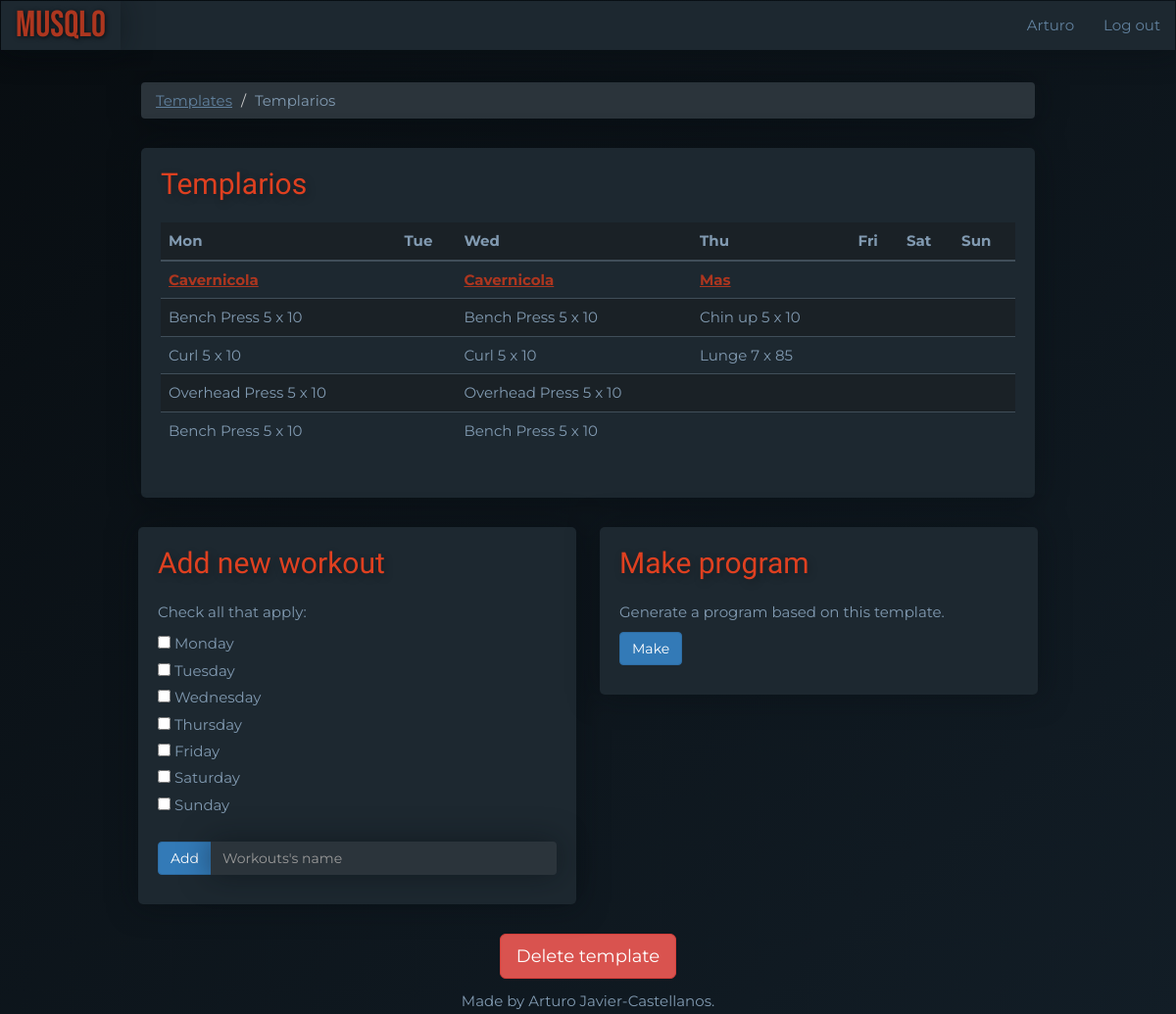
The page /program-templates/1 (signed in) on the database its author committed.
### main.py (models this page shows)
class User(UserMixin, db.Model):
    __tablename__ = "users"
    id = Column(Integer, primary_key=True)
    email = Column(String(100), unique=True)
    password = Column(String(100))
    name = Column(String(100))
    program_templates = relationship("ProgramTemplate", back_populates="user")
    programs = relationship("Program", back_populates="user")

class ProgramTemplate(db.Model):
    __tablename__ = "programTemplates"
    id = Column(Integer, primary_key=True)
    user_id = Column(Integer, ForeignKey("users.id"))
    user = relationship("User", back_populates="program_templates")
    name = Column(String(250), nullable=False)
    workout_templates = relationship("WorkoutTemplate", back_populates="parent_program_template")

class WorkoutTemplate(db.Model):
    __tablename__ = "workoutTemplates"
    id = Column(Integer, primary_key=True)
    name = Column(String(250), nullable=False)
    program_template_id = Column(Integer, ForeignKey("programTemplates.id"))
    parent_program_template = relationship("ProgramTemplate", back_populates="workout_templates")
    exercise_templates = relationship("ExerciseTemplate", back_populates="parent_workout_template")
    days = relationship('Day',
                        secondary="workoutdays",
                        back_populates="workout_templates")

class Day(db.Model):
    __tablename__ = "days"
    id = Column(Integer, primary_key=True)
    name = Column(String(200), nullable=False)
    workout_templates = relationship('WorkoutTemplate',
                                     secondary="workoutdays",
                                     back_populates="days")

### main.py (the view, shortened to what this page needs)
@app.route("/program-templates/<int:program_template_id>", methods=["GET", "POST"])
@protect_program_template
def show_program_template(program_template_id):
    current_program_template = ProgramTemplate.query.get(program_template_id)
    daily_workouts = []
    most_workouts_in_one_day = 0
    for day_id in range(1, 8):
        day = Day.query.get(day_id)
        workouts = [workout_template for workout_template in current_program_template.workout_templates if day in workout_template.days]
        daily_workouts.append(workouts)
        if len(workouts) > most_workouts_in_one_day:
            most_workouts_in_one_day = len(workouts)
    workout_layers = []
    for num in range(most_workouts_in_one_day):
        workout_layer = []
        for workouts in daily_workouts:
            try:
                new_workout = workouts[num]
            except IndexError:
                workout_layer.append(0)
            else:
                workout_layer.append(new_workout)
        workout_layers.append(workout_layer)
    exercise_layers = []
    for workout_layer in workout_layers:
        most_exercises_in_layer = 0
        for element in workout_layer:
            if isinstance(element, WorkoutTemplate):
                if len(element.exercise_templates) > most_exercises_in_layer:
                    most_exercises_in_layer = len(element.exercise_templates)
        exercise_layer = []
        for row_number in range(most_exercises_in_layer):
            row = []
            for day_number in range(7):
                element = workout_layer[day_number]
                if isinstance(element, WorkoutTemplate):
                    try:
                        new_exercise = element.exercise_templates[row_number]
                    except IndexError:
                        row.append(0)
                    else:
                        row.append(f"{new_exercise.type} {len(new_exercise.set_templates)} x {new_exercise.set_templates[0].reps}")
                else:
                    row.append(0)
            exercise_layer.append(row)
        exercise_layers.append(exercise_layer)
    new_workout_form = NewWorkoutForm()
    return render_template("show-program-template.html",
                           form=new_workout_form,
                           template=current_program_template,
                           workout_layers=workout_layers,
                           exercise_layers=exercise_layers
                           )

### forms.py
class NewWorkoutForm(FlaskForm):
    name = StringField("Workout's name", validators=[DataRequired()])
    days = MultiCheckboxField(
        "Days of the week",
        choices=[
                ('1', 'Monday'),
                ('2', 'Tuesday'),
                ('3', 'Wednesday'),
                ('4', 'Thursday'),
                ('5', 'Friday'),
                ('6', 'Saturday'),
                ('7', 'Sunday'),
            ],
        validators=[DataRequired()])
    add = SubmitField("Add")

### main.py (called while the page is built)
@login_manager.user_loader
def load_user(user_id):
    try:
        return User.query.get(int(user_id))
    except ValueError:
        return None

def protect_program_template(f):
    @wraps(f)
    def decorated_function(program_template_id, *args, **kwargs):
        requested_program_template = ProgramTemplate.query.get(program_template_id)
        if requested_program_template.user_id != current_user.id:
            return abort(403)
        return f(program_template_id, *args, **kwargs)
    return decorated_function

### templates/show-program-template.html (shortened to what this page needs)
{% extends 'bootstrap/base.html' %}
{% block content %}
{% include "header.html" %}
<ol class="breadcrumb">
  <li><a href="{{url_for('dashboard')}}">Templates</a></li>
  <li class="active">{{ template.name }}</li>
</ol>
<div class="card">
    <h2 class="card-title">{{ template.name }}</h2>
    <div class="table-responsive">
    <table class="table">
        <thead>
            <tr>
                <th>Mon</th>
                <th>Tue</th>
                <th>Wed</th>
                <th>Thu</th>
                <th>Fri</th>
                <th>Sat</th>
                <th>Sun</th>
            </tr>
        </thead>
        <tbody>
        {% for n in range(workout_layers|length):%}
            <tr>
                {% for element in workout_layers[n]: %}
                    {% if element is integer: %}
                        <td></td>
                    {% else: %}
                        <td><a href=" {{ url_for('show_workout_template', workout_template_id=element.id) }}"><b>{{element.name}}</b></a></td>
                    {% endif %}
                {% endfor %}
            </tr>
            {% for row in exercise_layers[n]:%}
                <tr>
                    {% for cell in row %}
                         {% if cell is integer: %}
                            <td></td>
                        {% else: %}
                            <td>{{cell}}</td>
                        {% endif %}
                    {% endfor %}
                </tr>
            {% endfor %}
        {% endfor %}
        </tbody>
    </table>
    </div>
</div>
    <div class="row">
        <div class="col-lg-6">
            <div class="card">
                 <h2 class="card-title">Add new workout</h2>
                    <form action="" method="post" role="form">
                    <p>Check all that apply:</p>
                    {% for choice in form.days %}
                        {{ choice(class="form-check-input") }}
                        {{ choice.label(class="form-check-label") }}
                    {% endfor %}
                    <div class="input-group">
                        <span class="input-group-btn">
                        {{ form.add(class_="btn btn-primary") }}
                        </span>
                        {{ form.name(class_="form-control", placeholder="Workouts's name") }}
                    </div>
                    </form>
            </div>
        </div>
        <div class="col-lg-6">
            <div class="card">
                <h2 class="card-title">Make program</h2>
                <p>Generate a program based on this template.</p>
                <a class="btn btn-primary" href="{{url_for('make_program', program_template_id=template.id)}}">Make</a>
            </div>
        </div>
    </div>
    <div class="text-center">
        <a href="{{url_for('delete_program_template', program_template_id=template.id)}}" class="btn btn-danger btn-lg" role="button">Delete template</a>
    </div>
{% include "footer.html" %}
{% endblock %}

### templates/header.html (shortened to what this page needs)
<!DOCTYPE html>
<html lang="en">
<head>
    <link href="{{ url_for('static', filename='css/styles.css')}}" rel="stylesheet">
</head>
<body>
<div id="wrap">
<nav class="navbar navbar-inverted" role="navigation">
  <div class="navbar-header">
    <a class="navbar-brand" href="{{url_for('home')}}">MUSQLO</a>
  </div>
  <div class="collapse navbar-collapse" id="navbar-links">
  <ul class="nav navbar-nav navbar-right">
    {% if current_user.is_authenticated: %}
    <li><a href="{{url_for('user')}}">{{ current_user.name }}</a></li>
    <li><a href="{{url_for('logout')}}">Log out</a></li>
    {% else: %}
    <li><a href="{{ url_for('home',_anchor='login') }}">Log in</a></li>
    <li><a href="{{ url_for('register') }}">Register</a></li>
    {% endif %}
  </ul>
  </div>
</nav>
<div id="main">
<div class="container-fluid">

### static/css/styles.css (style rules this page uses)
body { font-family: 'Montserrat', sans-serif; font-size: 1.5rem; color: #819ab1; background: linear-gradient(to bottom right, #080d11, #121d26) fixed; }
.container-fluid { padding: 1% 12%; }
.card { background-color: #1d2830; border-radius: 5px; box-shadow: 0px 0 30px rgba(8, 13, 17, 0.5); padding: 0 20px 30px; margin-bottom: 30px; }
.breadcrumb { background-color: #2b343b; box-shadow: 0px 0 30px rgba(8, 13, 17, 0.5); margin-bottom: 30px; }
.breadcrumb > .active { font-family: 'Montserrat', sans-serif; color: #819ab1; }
.breadcrumb a { color: #61819e; text-decoration: underline; }
.card-title { font-family: 'Cairo', sans-serif; font-size: 3rem; color: #df4020; padding: 20px 0 15px; margin: 0 0 8px 0; text-shadow: 2px 3px 8px rgba(0, 0, 0, .3); }
.col-lg-6 { padding: 0 12px; }
label { font-weight: 400; }
.form-control { color: #819ab1; background-color: #2b343b; border: 0; box-shadow: 0px 0 30px rgba(8, 13, 17, 0.5); }
.navbar-collapse { font-family: 'Montserrat', sans-serif; background-color: #1d2830; box-shadow: 0px 0 30px rgba(8, 13, 17, 0.5); }
.navbar-collapse a { color: #61819e; }
.navbar-header { font-family: 'Montserrat', sans-serif; background-color: #1d2830; box-shadow: 0px 0 30px rgba(8, 13, 17, 0.5); }
.navbar-header a { color: #61819e; }
.navbar-inverted > .navbar-header > .navbar-brand { font-family: 'Bebas Neue', cursive; color: #ad361f; font-size: 2.5em; text-shadow: 1px 1px 5px rgba(0, 0, 0, .7); }
.table tr:nth-child(even) td { background-color: #1a2126; }
.table > thead > tr > th { background-color: #1a2126; border-bottom: 2px solid #404e59; border-top: 0; }
.table > tbody > tr > td { border-color: #404e59; }
.table a { color: #ad361f; text-decoration: underline; }
html, body { height: 100%; }
#wrap { min-height: 100%; }
#main { overflow:auto; padding-bottom: 2%; }

### rows shown on the page
User: name "Arturo"
ProgramTemplate: name "Templarios"
WorkoutTemplate: name "Cavernicola"
WorkoutTemplate: name "Mas"
Day: label "Monday"
Day: label "Tuesday"
Day: label "Wednesday"
Day: label "Thursday"
Day: label "Friday"
Day: label "Saturday"
Day: label "Sunday"

### other values the page prints
{{ cell }} "Bench Press 5 x 10" "Bench Press 5 x 10" "Chin up 5 x 10" "Curl 5 x 10" "Curl 5 x 10" "Lunge 7 x 85" "Overhead Press 5 x 10" "Overhead Press 5 x 10" "Bench Press 5 x 10" "Bench Press 5 x 10"
